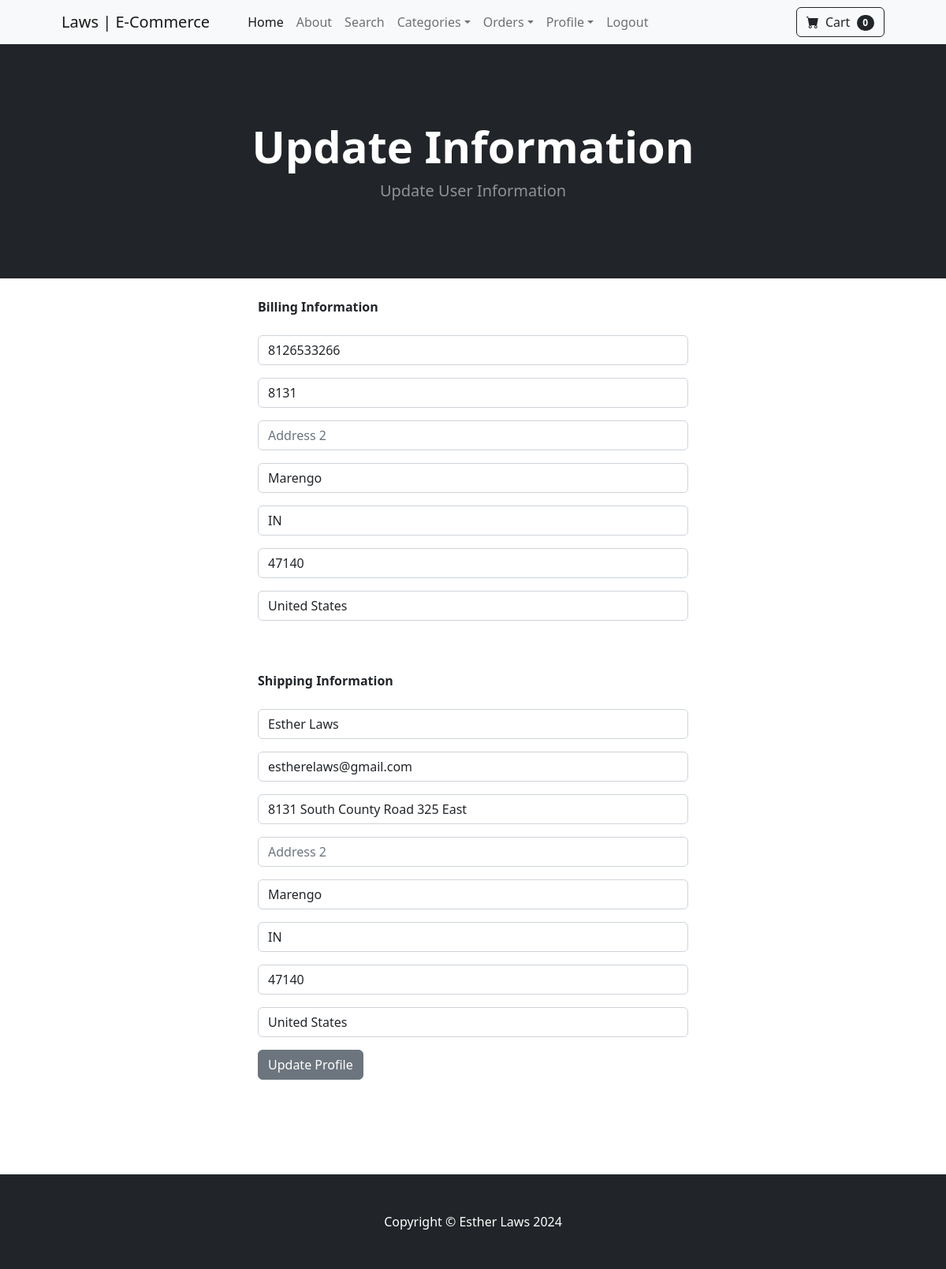
The page /update_info/ (signed in) on the database its author committed.
### store/models.py (models this page shows, shortened)
class Profile(models.Model):
    user = models.OneToOneField(User, on_delete=models.CASCADE)
    date_modified = models.DateTimeField(User, auto_now=True)
    phone = models.CharField(max_length=20, blank=True)
    address1 = models.CharField(max_length=200, blank=True)
    address2 = models.CharField(max_length=200, blank=True)
    city = models.CharField(max_length=50, blank=True)
    state = models.CharField(max_length=20, blank=True)
    zipcode = models.CharField(max_length=5, blank=True)
    country = models.CharField(max_length=50, blank=True)
    old_cart = models.CharField(max_length=50, blank=True, null=True)

### payment/models.py (models this page shows, shortened)
class ShippingAddress(models.Model):
    user = models.ForeignKey(User, on_delete=models.CASCADE, null=True, blank=True)
    shipping_full_name = models.CharField(max_length=50)
    shipping_email = models.EmailField(max_length=250)
    shipping_address1 = models.CharField(max_length=200)
    shipping_address2 = models.CharField(max_length=200, null=True, blank=True)
    shipping_city = models.CharField(max_length=50)
    shipping_state = models.CharField(max_length=20, null=True, blank=True)
    shipping_zipcode = models.CharField(max_length=5, null=True, blank=True)
    shipping_country = models.CharField(max_length=50)
    class Meta:
        verbose_name_plural = "Shipping Address"

### store/views.py (the view)
# urls.py: path("update_info/", views.update_info, name="update_info"),
def update_info(request):
    if request.user.is_authenticated:
        current_user = Profile.objects.get(user__id=request.user.id)
        shipping_user = ShippingAddress.objects.get(user__id=request.user.id)
        form = UserInfoForm(request.POST or None, instance=current_user)
        shipping_form = ShippingForm(request.POST or None, instance=shipping_user)
        if form.is_valid() or  shipping_form.is_valid():
            form.save()
            shipping_form.save()
            messages.success(request, "Your information has been updated.")
            return redirect("home")
        return render(
            request,
            "update_info.html",
            {"form":form, "shipping_form":shipping_form}
            )
    else:
        messages.success(request,"You must be logged in to update profile.")
        return redirect("home")

### cart/cart.py (called while the page is built)
    def __len__(self):
        return len(self.cart)

### cart/context_processors.py (called while the page is built)
def cart(request):
    return {"cart": Cart(request)}

### store/templates/update_info.html (shortened to what this page needs)
{% extends "base.html" %}
{% block content %}
  <header class="bg-dark py-5">
    <div class="container px-4 px-lg-5 my-5">
      <div class="text-center text-white">
        <h1 class="display-4 fw-bolder">Update Information</h1>
        <p class="lead fw-normal text-white-50 mb-0">Update User Information</p>
      </div>
    </div>
  </header>
  <div class="container">
    <div class="row">
            <div class="col-md-6 offset-md-3">
                <br>
                <strong>Billing Information</strong>
                <br></br>
                <form method="POST" action="{% url "update_info" %}">
                    {{ form.as_p }}
                    <br></br>
                    <strong>Shipping Information</strong>
                    <br></br>
                    {{ shipping_form.as_p }}
                    <button type="submit" class="btn btn-secondary">Update Profile</button>
                    <br></br>
                </form>
                  <br></br>
                <br></br>
            </div>
        </div>
  </div>
{% endblock %}

### rows shown on the page
Profile: phone "8126533266", address1 "8131", city "Marengo", state "IN", zipcode "47140", country "United States"
ShippingAddress: shipping_full_name "Esther Laws", shipping_email "estherelaws@gmail.com", shipping_address1 "8131 South County Road 325 East", shipping_city "Marengo", shipping_state "IN", shipping_zipcode "47140", shipping_country "United States"

### other values the page prints
{{ cart|length }} "0"
